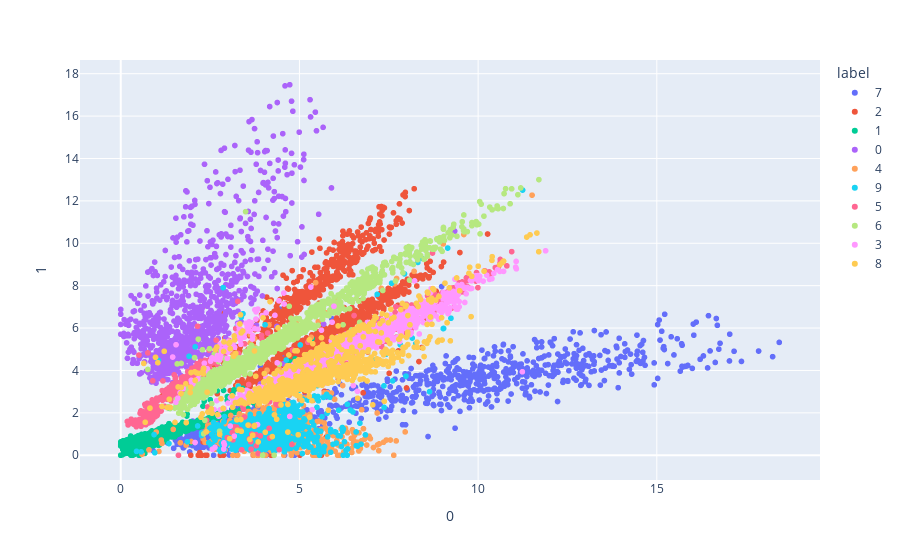

Notebook source saved alongside this figure:
### Code cell
px.scatter(cuac_df, x = 0, y = 1, color = "label")

### Figure 1 — Plotly figure (JSON) as saved in the notebook; plotly's stock layout.template omitted (floating-point values rounded to 4 significant figures; data arrays with more than 128 entries replaced by an {"elided": "..."} marker saying what was removed)
{"data": [{"hovertemplate": "label=7<br>0=%{x}<br>1=%{y}<extra></extra>", "legendgroup": "7", "marker": {"color": "#636efa", "symbol": "circle"}, "mode": "markers", "name": "7", "showlegend": true, "type": "scattergl", "x": {"elided": "1028 float values"}, "xaxis": "x", "y": {"elided": "1028 float values"}, "yaxis": "y"}, {"hovertemplate": "label=2<br>0=%{x}<br>1=%{y}<extra></extra>", "legendgroup": "2", "marker": {"color": "#EF553B", "symbol": "circle"}, "mode": "markers", "name": "2", "showlegend": true, "type": "scattergl", "x": {"elided": "1032 float values"}, "xaxis": "x", "y": {"elided": "1032 float values"}, "yaxis": "y"}, {"hovertemplate": "label=1<br>0=%{x}<br>1=%{y}<extra></extra>", "legendgroup": "1", "marker": {"color": "#00cc96", "symbol": "circle"}, "mode": "markers", "name": "1", "showlegend": true, "type": "scattergl", "x": {"elided": "1135 float values"}, "xaxis": "x", "y": {"elided": "1135 float values"}, "yaxis": "y"}, {"hovertemplate": "label=0<br>0=%{x}<br>1=%{y}<extra></extra>", "legendgroup": "0", "marker": {"color": "#ab63fa", "symbol": "circle"}, "mode": "markers", "name": "0", "showlegend": true, "type": "scattergl", "x": {"elided": "980 float values"}, "xaxis": "x", "y": {"elided": "980 float values"}, "yaxis": "y"}, {"hovertemplate": "label=4<br>0=%{x}<br>1=%{y}<extra></extra>", "legendgroup": "4", "marker": {"color": "#FFA15A", "symbol": "circle"}, "mode": "markers", "name": "4", "showlegend": true, "type": "scattergl", "x": {"elided": "982 float values"}, "xaxis": "x", "y": {"elided": "982 float values"}, "yaxis": "y"}, {"hovertemplate": "label=9<br>0=%{x}<br>1=%{y}<extra></extra>", "legendgroup": "9", "marker": {"color": "#19d3f3", "symbol": "circle"}, "mode": "markers", "name": "9", "showlegend": true, "type": "scattergl", "x": {"elided": "1009 float values"}, "xaxis": "x", "y": {"elided": "1009 float values"}, "yaxis": "y"}, {"hovertemplate": "label=5<br>0=%{x}<br>1=%{y}<extra></extra>", "legendgroup": "5", "marker": {"color": "#FF6692", "symbol": "circle"}, "mode": "markers", "name": "5", "showlegend": true, "type": "scattergl", "x": {"elided": "892 float values"}, "xaxis": "x", "y": {"elided": "892 float values"}, "yaxis": "y"}, {"hovertemplate": "label=6<br>0=%{x}<br>1=%{y}<extra></extra>", "legendgroup": "6", "marker": {"color": "#B6E880", "symbol": "circle"}, "mode": "markers", "name": "6", "showlegend": true, "type": "scattergl", "x": {"elided": "958 float values"}, "xaxis": "x", "y": {"elided": "958 float values"}, "yaxis": "y"}, {"hovertemplate": "label=3<br>0=%{x}<br>1=%{y}<extra></extra>", "legendgroup": "3", "marker": {"color": "#FF97FF", "symbol": "circle"}, "mode": "markers", "name": "3", "showlegend": true, "type": "scattergl", "x": {"elided": "1010 float values"}, "xaxis": "x", "y": {"elided": "1010 float values"}, "yaxis": "y"}, {"hovertemplate": "label=8<br>0=%{x}<br>1=%{y}<extra></extra>", "legendgroup": "8", "marker": {"color": "#FECB52", "symbol": "circle"}, "mode": "markers", "name": "8", "showlegend": true, "type": "scattergl", "x": {"elided": "974 float values"}, "xaxis": "x", "y": {"elided": "974 float values"}, "yaxis": "y"}], "layout": {"legend": {"title": {"text": "label"}, "tracegroupgap": 0}, "margin": {"t": 60}, "xaxis": {"anchor": "y", "domain": [0, 1], "title": {"text": "0"}}, "yaxis": {"anchor": "x", "domain": [0, 1], "title": {"text": "1"}}}}
